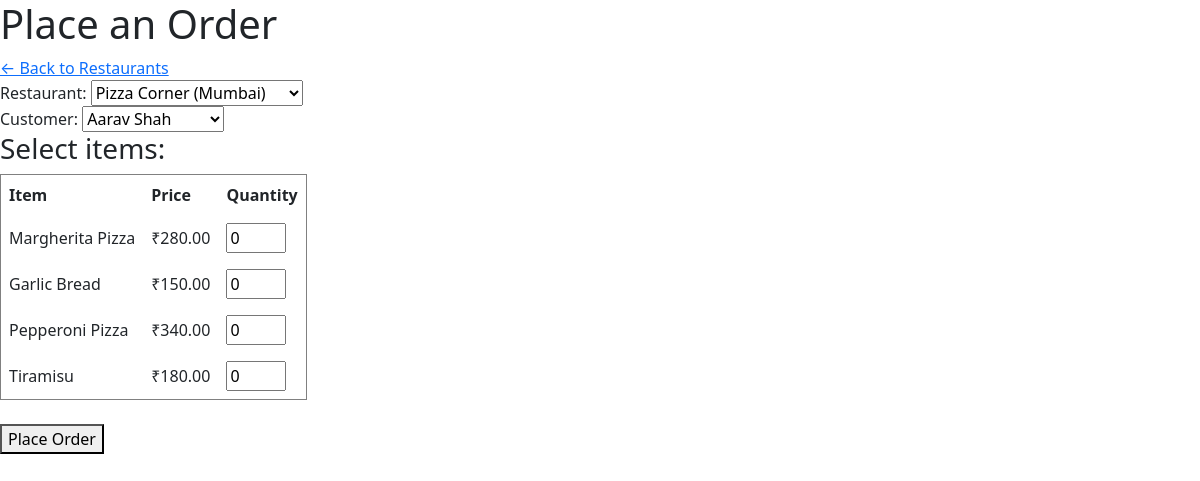
The app's page /place_order.php?restaurant_id=2 with its own data.
### tables this page shows
CREATE TABLE menu_items (
  id INT AUTO_INCREMENT PRIMARY KEY,
  restaurant_id INT,
  name VARCHAR(100),
  category VARCHAR(50),
  price DECIMAL(10,2),
  FOREIGN KEY (restaurant_id) REFERENCES restaurants(id)
);

### place_order.php (the view, shortened to what this page needs)
<?php
require 'db.php';
$restaurant_id = $_GET['restaurant_id'] ?? '';
$restaurants = $conn->query("SELECT * FROM restaurants");
$customers = $conn->query("SELECT * FROM customers");
$menu_items = null;
if ($restaurant_id !== '') {
    $stmt = $conn->prepare("SELECT * FROM menu_items WHERE restaurant_id = ?");
    $stmt->bind_param("i", $restaurant_id);
    $stmt->execute();
    $menu_items = $stmt->get_result();
}
?>
<!DOCTYPE html>
<html>
<head>
    <link href="https://cdnjs.cloudflare.com/ajax/libs/bootstrap/5.3.0/css/bootstrap.min.css" rel="stylesheet">
</head>
<body>
    <h1>Place an Order</h1>
    <a href="restaurants.php">&larr; Back to Restaurants</a>
    <form method="GET">
        <label>Restaurant:</label>
        <select name="restaurant_id" onchange="this.form.submit()">
            <?php while ($r = $restaurants->fetch_assoc()): ?>
                <option value="<?= $r['id'] ?>" <?= $restaurant_id == $r['id'] ? 'selected' : '' ?>>
                    <?= htmlspecialchars($r['name']) ?> (<?= htmlspecialchars($r['city']) ?>)
                </option>
            <?php endwhile; ?>
        </select>
    </form>
    <?php if ($menu_items && $menu_items->num_rows > 0): ?>
    <form method="POST">
        <label>Customer:</label>
        <select name="customer_id" required>
            <?php $customers->data_seek(0);  ?>
            <?php while ($c = $customers->fetch_assoc()): ?>
                <option value="<?= $c['id'] ?>"><?= htmlspecialchars($c['name']) ?></option>
            <?php endwhile; ?>
        </select>
        <h3>Select items:</h3>
        <table border="1" cellpadding="8">
            <tr><th>Item</th><th>Price</th><th>Quantity</th></tr>
            <?php while ($item = $menu_items->fetch_assoc()): ?>
            <tr>
                <td><?= htmlspecialchars($item['name']) ?></td>
                <td>₹<?= $item['price'] ?></td>
                <td>
                    <input type="number" name="quantity[]" value="0" min="0" style="width: 60px;">
                </td>
            </tr>
            <?php endwhile; ?>
        </table>
        <br>
        <button type="submit">Place Order</button>
    </form>
    <?php endif; ?>
</body>
</html>

### records on screen
menu_items: name "Margherita Pizza", price "280.00"
menu_items: name "Garlic Bread", price "150.00"
menu_items: name "Pepperoni Pizza", price "340.00"
menu_items: name "Tiramisu", price "180.00"

### other values on screen
form field restaurant_id "Pizza Corner (Mumbai)"
form field customer_id "Aarav Shah"
